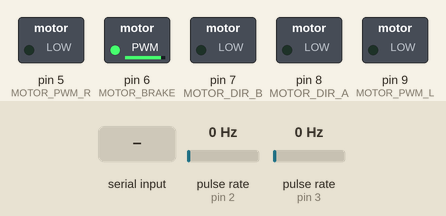
Simulated run of this sketch. Board: Arduino Uno, built with avr-gcc and run on an emulated ATmega328P. On the bench: switched loads named in the sketch (green lamp = pin HIGH). Wiring (inferred from the names in the program): 2 × pulse sensor: data pin 2 / data pin 3. Inputs (shaded band) come from the test bench; at power-on: pulse rate (sensors on pin 2, pin 3) 0 Hz. What the sketch prints to the serial monitor is not drawn.

Above: at 1.2 s.
1.3 s: "m 90\n" received over Serial
At 3.0 s:
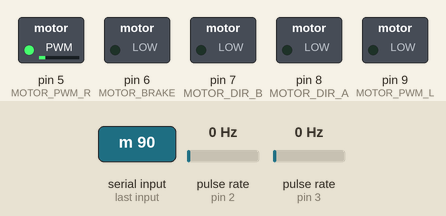
3.8 s: "m  45\n" received over Serial
At 6.0 s:
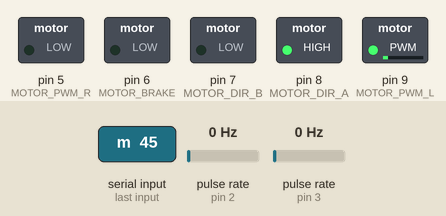
6.3 s: "m 90\n" received over Serial
At 7.9 s:
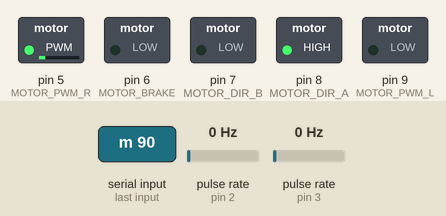
Timing chart, 0 to 9.4 s (numbered marks = the images above; inputs shaded):
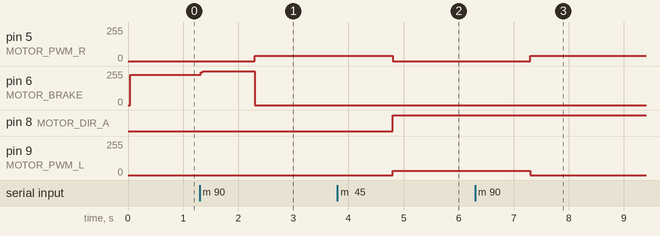

Measured:
- after the input at 1.3 s, pin 5 (MOTOR_PWM_R): 0/255 → 40/255 after 1.0 s; pin 6 (MOTOR_BRAKE): 228/255 → 255/255 at once, → 0/255 0.98 s later
- after the input at 3.8 s, pin 5 (MOTOR_PWM_R): 40/255 → 0/255 after 1.0 s; pin 8 (MOTOR_DIR_A): LOW → HIGH after 1.0 s; pin 9 (MOTOR_PWM_L): 0/255 → 31/255 after 1.0 s
- after the input at 6.3 s, pin 5 (MOTOR_PWM_R): 0/255 → 40/255 after 1.0 s; pin 9 (MOTOR_PWM_L): 31/255 → 0/255 after 1.0 s

The sketch:

Firmware.ino
```cpp
#include <Arduino.h>

#define MOTOR_DIR_A 8
#define MOTOR_DIR_B 7
#define MOTOR_PWM_R 5
#define MOTOR_PWM_L 9
#define MOTOR_BRAKE 6
#define ENCODER_R 2
#define ENCODER_L 3

const unsigned long SERIAL_TIMEOUT = 1000;
const String COMMAND_END = "\r\n";
const int MAX_PWM = 40;
const int PWM_STEP = 2;
const unsigned long BRAKE_DELAY = 300;

volatile long encoderR = 0;
volatile long encoderL = 0;
int targetR = 0, targetL = 0;
int currentR = 0, currentL = 0;
unsigned long lastActivity = 0;

volatile unsigned long lastTimeR = 0;
volatile unsigned long lastTimeL = 0;

void handleEncoderR() {
  unsigned long now = micros();
  if (now - lastTimeR > 500) {
      if (digitalRead(MOTOR_DIR_A) == HIGH && digitalRead(MOTOR_DIR_B) == LOW) encoderR++;
    else if (digitalRead(MOTOR_DIR_A) == LOW && digitalRead(MOTOR_DIR_B) == HIGH) encoderR--;
    else if (digitalRead(MOTOR_DIR_A) == HIGH && digitalRead(MOTOR_DIR_B) == HIGH) encoderR--;
    else if (digitalRead(MOTOR_DIR_A) == LOW && digitalRead(MOTOR_DIR_B) == LOW) encoderR++;
    lastTimeR = now;
  }
}

void handleEncoderL() {
  unsigned long now = micros();
  if (now - lastTimeL > 500) {

    if (digitalRead(MOTOR_DIR_A) == HIGH && digitalRead(MOTOR_DIR_B) == LOW) encoderL++;
    else if (digitalRead(MOTOR_DIR_A) == LOW && digitalRead(MOTOR_DIR_B) == HIGH) encoderL--;
    else if (digitalRead(MOTOR_DIR_A) == HIGH && digitalRead(MOTOR_DIR_B) == HIGH) encoderL++;
    else if (digitalRead(MOTOR_DIR_A) == LOW && digitalRead(MOTOR_DIR_B) == LOW) encoderL--;
    lastTimeL = now;
  }
}
void setMotorSpeed(int speedR, int speedL) {
  speedR = constrain(speedR, -MAX_PWM, MAX_PWM);
  speedL = constrain(speedL, -MAX_PWM, MAX_PWM);

  // Cazul 1: Fata (ambele motoare inainte)
  if (speedR > 0 && speedL > 0) {
    digitalWrite(MOTOR_DIR_A, HIGH);
    digitalWrite(MOTOR_DIR_B, LOW);
  }
  // Cazul 2: Spate (ambele motoare inapoi)
  else if (speedR < 0 && speedL < 0) {
    digitalWrite(MOTOR_DIR_A, LOW);
    digitalWrite(MOTOR_DIR_B, HIGH);
  }
  // Cazul 3: Dreapta (stanga inainte, dreapta inapoi)
  else if (speedR < 0 && speedL > 0) {
    digitalWrite(MOTOR_DIR_A, HIGH);
    digitalWrite(MOTOR_DIR_B, HIGH);
  }
  // Cazul 4: Stanga (dreapta inainte, stanga inapoi)
  else if (speedR > 0 && speedL < 0) {
    digitalWrite(MOTOR_DIR_A, LOW);
    digitalWrite(MOTOR_DIR_B, LOW);
  }

  analogWrite(MOTOR_PWM_R, abs(speedR));
  analogWrite(MOTOR_PWM_L, abs(speedL));
  digitalWrite(MOTOR_BRAKE, LOW);
  if (speedR == 0 && speedL == 0) {
    digitalWrite(MOTOR_BRAKE, HIGH);
  } else {
    digitalWrite(MOTOR_BRAKE, LOW);
    lastActivity = millis();
  }
}

void processCommand(String cmd) {
  cmd.trim();
  if (cmd.startsWith("m ")) {
    int space = cmd.indexOf(' ', 2);
    targetR = cmd.substring(2, space).toInt()*0.7;
    targetL = cmd.substring(space + 1).toInt()*0.7;
    Serial.print("ACK");
  } else if (cmd == "e") {
    Serial.print("e ");
    Serial.print(encoderR);
    Serial.print(" ");
    Serial.print(encoderL);
  } else if (cmd.startsWith("u ")) {
    Serial.print("PID_SET");
  } else {
    Serial.print("UNKNOWN_CMD");
  }
  Serial.print(COMMAND_END);
}

void setup() {
  pinMode(MOTOR_DIR_A, OUTPUT);
  pinMode(MOTOR_DIR_B, OUTPUT);
  pinMode(MOTOR_PWM_R, OUTPUT);
  pinMode(MOTOR_PWM_L, OUTPUT);
  pinMode(MOTOR_BRAKE, OUTPUT);
  digitalWrite(MOTOR_BRAKE, HIGH);
  pinMode(ENCODER_R, INPUT_PULLUP);
  pinMode(ENCODER_L, INPUT_PULLUP);
  attachInterrupt(digitalPinToInterrupt(ENCODER_R), handleEncoderR, CHANGE);
  attachInterrupt(digitalPinToInterrupt(ENCODER_L), handleEncoderL, CHANGE);
  Serial.begin(57600);
  while (!Serial);
  Serial.setTimeout(SERIAL_TIMEOUT);
  Serial.print("READY" + COMMAND_END);
}

void loop() {
  static unsigned long lastSend = 0;
  if (Serial.available()) {
    String input = Serial.readStringUntil('\r');
    processCommand(input);
  }
  if (currentR < targetR) currentR = min(currentR + PWM_STEP, targetR);
  else if (currentR > targetR) currentR = max(currentR - PWM_STEP, targetR);
  if (currentL < targetL) currentL = min(currentL + PWM_STEP, targetL);
  else if (currentL > targetL) currentL = max(currentL - PWM_STEP, targetL);
  setMotorSpeed(currentR, currentL);
  if (millis() - lastSend >= 50) {
    Serial.print("e ");
    Serial.print(encoderR);
    Serial.print(" ");
    Serial.print(encoderL);
    Serial.print(COMMAND_END);
    lastSend = millis();
  }
  if (millis() - lastActivity > BRAKE_DELAY) {
    digitalWrite(MOTOR_BRAKE, HIGH);
    targetR = targetL = currentR = currentL = 0;
  }
}
```
